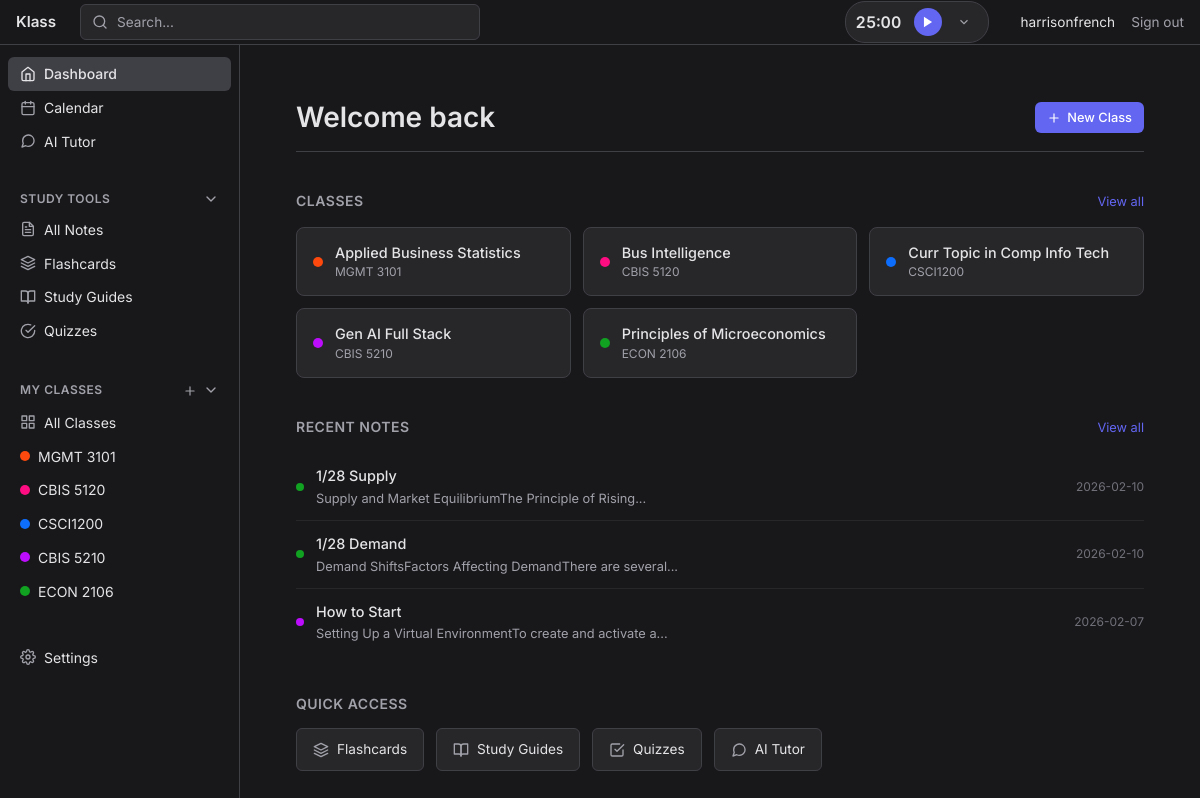
The app's page /dashboard (signed in) with its own data.
### tables this page shows
CREATE TABLE users (
            id INTEGER PRIMARY KEY AUTOINCREMENT,
            email TEXT UNIQUE NOT NULL,
            username TEXT UNIQUE NOT NULL,
            password_hash TEXT NOT NULL,
            created_at TIMESTAMP DEFAULT CURRENT_TIMESTAMP,
            updated_at TIMESTAMP DEFAULT CURRENT_TIMESTAMP
        );

CREATE TABLE classes (
            id INTEGER PRIMARY KEY AUTOINCREMENT,
            name TEXT NOT NULL,
            code TEXT,
            instructor TEXT,
            semester TEXT,
            color TEXT DEFAULT '#0d6efd',
            description TEXT,
            created_at TIMESTAMP DEFAULT CURRENT_TIMESTAMP,
            updated_at TIMESTAMP DEFAULT CURRENT_TIMESTAMP
        , syllabus_filename TEXT, user_id INTEGER REFERENCES users(id));

CREATE TABLE notes (
            id INTEGER PRIMARY KEY AUTOINCREMENT,
            class_id INTEGER NOT NULL,
            title TEXT NOT NULL DEFAULT 'Untitled',
            content TEXT DEFAULT '',
            is_pinned INTEGER DEFAULT 0,
            created_at TIMESTAMP DEFAULT CURRENT_TIMESTAMP,
            updated_at TIMESTAMP DEFAULT CURRENT_TIMESTAMP,
            FOREIGN KEY (class_id) REFERENCES classes (id) ON DELETE CASCADE
        );

### app/routes.py (the view)
@app.route('/dashboard')
@login_required
def dashboard():
    db = get_db()
    user_id = session['user_id']
    cursor = db.execute(
        'SELECT * FROM classes WHERE user_id = ? ORDER BY created_at DESC LIMIT 5',
        (user_id,)
    )
    classes = cursor.fetchall()
    cursor = db.execute('SELECT COUNT(*) as count FROM classes WHERE user_id = ?', (user_id,))
    class_count = cursor.fetchone()['count']
    cursor = db.execute('''
        SELECT COUNT(*) as count FROM assignments a
        JOIN classes c ON a.class_id = c.id
        WHERE c.user_id = ?
        AND a.status != 'completed'
        AND a.due_date >= date('now')
    ''', (user_id,))
    upcoming_count = cursor.fetchone()['count']
    cursor = db.execute('''
        SELECT COUNT(*) as count FROM notes n
        JOIN classes c ON n.class_id = c.id
        WHERE c.user_id = ?
    ''', (user_id,))
    notes_count = cursor.fetchone()['count']
    cursor = db.execute('''
        SELECT COUNT(*) as count FROM flashcard_decks d
        JOIN classes c ON d.class_id = c.id
        WHERE c.user_id = ?
    ''', (user_id,))
    flashcard_count = cursor.fetchone()['count']
    cursor = db.execute('''
        SELECT COUNT(*) as count FROM study_guides sg
        JOIN classes c ON sg.class_id = c.id
        WHERE c.user_id = ?
    ''', (user_id,))
    study_guide_count = cursor.fetchone()['count']
    cursor = db.execute('''
        SELECT n.*, c.name as class_name, c.code as class_code, c.color as class_color
        FROM notes n
        JOIN classes c ON n.class_id = c.id
        WHERE c.user_id = ?
        ORDER BY n.updated_at DESC
        LIMIT 5
    ''', (user_id,))
    recent_notes = cursor.fetchall()
    return render_template('dashboard.html',
        classes=classes,
        class_count=class_count,
        upcoming_count=upcoming_count,
        notes_count=notes_count,
        flashcard_count=flashcard_count,
        study_guide_count=study_guide_count,
        recent_notes=recent_notes
    )

### app/templates/dashboard.html (shortened to what this page needs)
{% extends "dashboard_base.html" %}
{% block content %}
<div class="notion-dashboard">
    <div class="dashboard-header">
        <h1>Welcome back</h1>
        <a href="{{ url_for('classes.create_class') }}" class="btn btn-sm btn-primary">
            <span data-feather="plus"></span>
            New Class
        </a>
    </div>
    <div class="dashboard-section">
        <div class="section-header-minimal">
            <h2>Classes</h2>
            <a href="{{ url_for('classes.list_classes') }}">View all</a>
        </div>
        {% if classes %}
        <div class="class-grid">
            {% for class in classes %}
            <a href="{{ url_for('classes.view_class', class_id=class.id) }}" class="class-item">
                <div class="class-dot" style="background-color: {{ class.color }};"></div>
                <div class="class-info">
                    <span class="class-name">{{ class.name }}</span>
                    {% if class.code %}
                    <span class="class-code">{{ class.code }}</span>
                    {% endif %}
                </div>
            </a>
            {% endfor %}
        </div>
        {% else %}
        <div class="empty-state-minimal">
            <p>No classes yet. <a href="{{ url_for('classes.create_class') }}">Create your first class</a></p>
        </div>
        {% endif %}
    </div>
    <div class="dashboard-section">
        <div class="section-header-minimal">
            <h2>Recent Notes</h2>
            <a href="{{ url_for('notes.list_notes') }}">View all</a>
        </div>
        {% if recent_notes %}
        <div class="notes-list">
            {% for note in recent_notes %}
            <a href="{{ url_for('notes.view_note', note_id=note.id) }}" class="note-item">
                <div class="note-dot" style="background-color: {{ note.class_color }};"></div>
                <div class="note-content">
                    <span class="note-title">{{ note.title or 'Untitled' }}</span>
                    <span class="note-preview">{{ note.content|striptags|truncate(60) if note.content else 'Empty note' }}</span>
                </div>
                <span class="note-date">{{ note.updated_at[:10] if note.updated_at else '' }}</span>
            </a>
            {% endfor %}
        </div>
        {% else %}
        <div class="empty-state-minimal">
            <p>No notes yet. Create a class and start taking notes.</p>
        </div>
        {% endif %}
    </div>
    <div class="dashboard-section">
        <div class="section-header-minimal">
            <h2>Quick Access</h2>
        </div>
        <div class="quick-links">
            <a href="{{ url_for('flashcards.list_decks') }}" class="quick-link">
                <span data-feather="layers"></span>
                Flashcards
            </a>
            <a href="{{ url_for('study_guides.list_guides') }}" class="quick-link">
                <span data-feather="book-open"></span>
                Study Guides
            </a>
            <a href="{{ url_for('quizzes.list_quizzes') }}" class="quick-link">
                <span data-feather="check-square"></span>
                Quizzes
            </a>
            <a href="{{ url_for('ai_chat.chat_home') }}" class="quick-link">
                <span data-feather="message-circle"></span>
                AI Tutor
            </a>
        </div>
    </div>
</div>
{% endblock %}

### app/templates/dashboard_base.html (shortened to what this page needs)
<!DOCTYPE html>
<html lang="en">
<head>
    <link href="https://cdn.jsdelivr.net/npm/bootstrap@5.3.0/dist/css/bootstrap.min.css" rel="stylesheet">
    <link href="{{ url_for('static', filename='css/dashboard.css') }}" rel="stylesheet">
</head>
<body>
    <header class="top-navbar">
        <a class="navbar-brand" href="{{ url_for('dashboard') }}">Klass</a>
        <form class="search-form" action="{{ url_for('search') }}" method="GET">
            <span data-feather="search" class="search-icon"></span>
            <input type="text" name="q" placeholder="Search..." class="search-input">
        </form>
        <div class="navbar-end">
            {% if g.user %}
            <span class="user-name">{{ g.user.username }}</span>
            <a class="nav-link-minimal" href="{{ url_for('auth.logout') }}">Sign out</a>
            {% else %}
            <a class="nav-link-minimal" href="{{ url_for('auth.login') }}">Sign in</a>
            {% endif %}
        </div>
    </header>
    <div class="app-container">
        <nav class="sidebar">
            <div class="sidebar-content">
                <ul class="nav-list">
                    <li>
                        <a class="nav-item {% if request.endpoint == 'dashboard' %}active{% endif %}" href="{{ url_for('dashboard') }}">
                            <span data-feather="home"></span>
                            Dashboard
                        </a>
                    </li>
                    <li>
                        <a class="nav-item {% if request.endpoint == 'calendar' %}active{% endif %}" href="{{ url_for('calendar') }}">
                            <span data-feather="calendar"></span>
                            Calendar
                        </a>
                    </li>
                    <li>
                        <a class="nav-item {% if 'ai_chat' in request.endpoint %}active{% endif %}" href="{{ url_for('ai_chat.chat_home') }}">
                            <span data-feather="message-circle"></span>
                            AI Tutor
                        </a>
                    </li>
                </ul>
                <div class="nav-section">
                    <div class="nav-section-title" onclick="toggleSection(this)">
                        <span>Study Tools</span>
                        <span data-feather="chevron-down" class="section-chevron"></span>
                    </div>
                    <ul class="nav-list nav-collapsible">
                        <li>
                            <a class="nav-item {% if request.endpoint == 'notes.list_notes' %}active{% endif %}" href="{{ url_for('notes.list_notes') }}">
                                <span data-feather="file-text"></span>
                                All Notes
                            </a>
                        </li>
                        <li>
                            <a class="nav-item {% if 'flashcards' in request.endpoint %}active{% endif %}" href="{{ url_for('flashcards.list_decks') }}">
                                <span data-feather="layers"></span>
                                Flashcards
                            </a>
                        </li>
                        <li>
                            <a class="nav-item {% if 'study_guides' in request.endpoint %}active{% endif %}" href="{{ url_for('study_guides.list_guides') }}">
                                <span data-feather="book-open"></span>
                                Study Guides
                            </a>
                        </li>
                        <li>
                            <a class="nav-item {% if 'quizzes' in request.endpoint %}active{% endif %}" href="{{ url_for('quizzes.list_quizzes') }}">
                                <span data-feather="check-circle"></span>
                                Quizzes
                            </a>
                        </li>
                    </ul>
                </div>
                <div class="nav-section">
                    <div class="nav-section-title" onclick="toggleSection(this)">
                        <span>My Classes</span>
                        <div class="section-actions">
                            <a href="{{ url_for('classes.create_class') }}" class="add-btn" title="Add class" onclick="event.stopPropagation()">
                                <span data-feather="plus"></span>
                            </a>
                            <span data-feather="chevron-down" class="section-chevron"></span>
                        </div>
                    </div>
                    <ul class="nav-list nav-collapsible">
                        <li>
                            <a class="nav-item {% if request.endpoint == 'classes.list_classes' %}active{% endif %}" href="{{ url_for('classes.list_classes') }}">
                                <span data-feather="grid"></span>
                                All Classes
                            </a>
                        </li>
                        {% if sidebar_classes %}
                            {% for class in sidebar_classes %}
                            <li>
                                <a class="nav-item {% if request.endpoint == 'classes.view_class' and request.view_args.get('class_id') == class.id %}active{% endif %}" href="{{ url_for('classes.view_class', class_id=class.id) }}">
                                    <span class="class-dot" style="background: {{ class.color }};"></span>
                                    {{ class.code or class.name }}
                                </a>
                            </li>
                            {% endfor %}
                        {% endif %}
                    </ul>
                </div>
                <div class="nav-section">
                    <ul class="nav-list">
                        <li>
                            <a class="nav-item {% if 'settings' in request.endpoint %}active{% endif %}" href="{{ url_for('settings.preferences') }}">
                                <span data-feather="settings"></span>
                                Settings
                            </a>
                        </li>
                    </ul>
                </div>
            </div>
        </nav>
        <main class="main-content">
            {% block content %}{% endblock %}
        </main>
    </div>
</body>
</html>

### records on screen
users: user.username "harrisonfrench"
classes: code "MGMT 3101", name "Applied Business Statistics"
classes: code "CBIS 5120", name "Bus Intelligence"
classes: code "CSCI1200", name "Curr Topic in Comp Info Tech"
classes: code "CBIS 5210", name "Gen AI Full Stack"
classes: code "ECON 2106", name "Principles of Microeconomics"
notes: title "1/28 Supply", content "Supply and Market EquilibriumThe Principle of Rising...", updated_at "2026-02-10"
notes: title "1/28 Demand", content "Demand ShiftsFactors Affecting DemandThere are several...", updated_at "2026-02-10"
notes: title "How to Start", content "Setting Up a Virtual EnvironmentTo create and activate a...", updated_at "2026-02-07"
